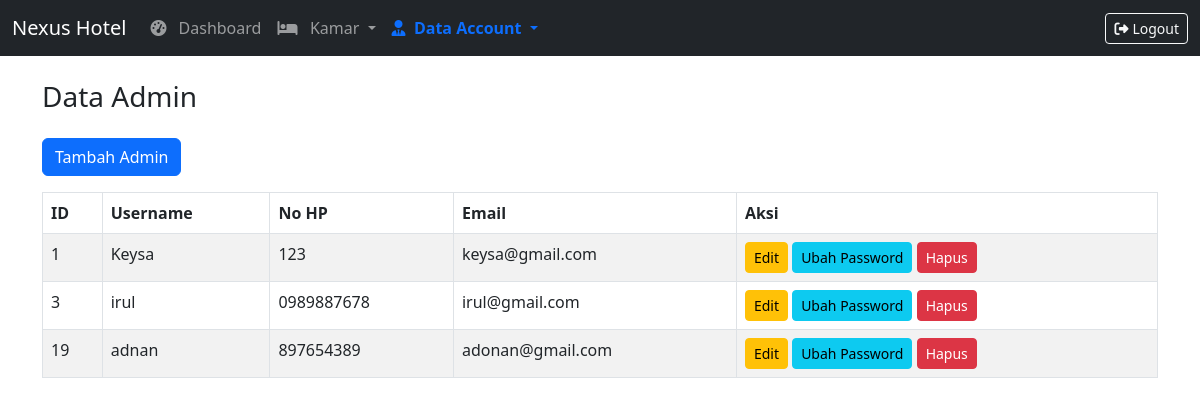
Page /admin/dtadmin.php on the committed database.
### tables this page shows
CREATE TABLE `cust` (
  `id_cust` int(12) NOT NULL,
  `username` varchar(255) NOT NULL,
  `email` varchar(255) NOT NULL,
  `password` varchar(255) NOT NULL,
  `no_hp` varchar(15) NOT NULL,
  `role` enum('customer','admin') DEFAULT 'customer'
);

### admin/dtadmin.php (the view, shortened to what this page needs)
<?php
require_once '../koneksi.php';
$currentPage = 'dtadmin';
$result = $conn->query("SELECT * FROM cust WHERE role='admin'");
?>
<!DOCTYPE html>
<html lang="en">
<head>
  <link href="https://cdn.jsdelivr.net/npm/bootstrap@5.3.0/dist/css/bootstrap.min.css" rel="stylesheet" />
  <link rel="stylesheet" href="https://cdnjs.cloudflare.com/ajax/libs/font-awesome/6.4.0/css/all.min.css" />
</head>
<body>
  <nav class="navbar navbar-expand-lg navbar-dark bg-dark d-none d-lg-flex">
    <div class="container-fluid">
      <a class="navbar-brand" href="dashboard.php">Nexus Hotel</a>
      <div class="collapse navbar-collapse">
        <ul class="navbar-nav me-auto mb-2 mb-lg-0">
          <li class="nav-item">
            <a class="nav-link <?php if ($currentPage == 'dashboard')
              echo 'active'; ?>" href="dashboard.php">
              <i class="fas fa-tachometer-alt me-2"></i> Dashboard
            </a>
          </li>
          <li class="nav-item dropdown">
            <a class="nav-link dropdown-toggle <?php if ($currentPage == 'kamar' || $currentPage == 'tambah')
              echo 'active'; ?>" data-bs-toggle="dropdown" href="#" role="button" aria-expanded="false">
              <i class="fas fa-bed"></i> &nbsp; Kamar
            </a>
          </li>
          <li class="nav-item dropdown">
            <a class="nav-link dropdown-toggle <?php if ($currentPage == 'dtadmin' || $currentPage == 'dtcust')
              echo 'active'; ?>" data-bs-toggle="dropdown" href="#" role="button" aria-expanded="false">
              <i class="fas fa-user-tie"></i>&nbsp; Data Account
            </a>
          </li>
        </ul>
        <a href="../logout.php" class="btn btn-outline-light btn-sm"><i class="fas fa-sign-out-alt me-1"></i>Logout</a>
      </div>
    </div>
  </nav>
  <div class="container py-4">
    <h3>Data Admin</h3>
    <button class="btn btn-primary my-3" data-bs-toggle="modal" data-bs-target="#modalTambah">Tambah Admin</button>
    <table class="table table-bordered table-striped">
      <thead>
        <tr>
          <th>ID</th>
          <th>Username</th>
          <th>No HP</th>
          <th>Email</th>
          <th>Aksi</th>
        </tr>
      </thead>
      <tbody>
        <?php while ($admin = $result->fetch_assoc()): ?>
          <tr>
            <td><?= $admin['id_cust'] ?></td>
            <td><?= htmlspecialchars($admin['username']) ?></td>
            <td><?= htmlspecialchars($admin['no_hp']) ?></td>
            <td><?= htmlspecialchars($admin['email']) ?></td>
            <td>
              <button class="btn btn-sm btn-warning" data-bs-toggle="modal" data-bs-target="#modalEdit"
                data-id="<?= $admin['id_cust'] ?>" data-username="<?= htmlspecialchars($admin['username']) ?>"
                data-no_hp="<?= htmlspecialchars($admin['no_hp']) ?>"
                data-email="<?= htmlspecialchars($admin['email']) ?>">
                Edit
              </button>
              <button class="btn btn-sm btn-info" data-bs-toggle="modal" data-bs-target="#modalPassword"
                data-id="<?= $admin['id_cust'] ?>">
                Ubah Password
              </button>
              <a href="?hapus=<?= $admin['id_cust'] ?>" class="btn btn-sm btn-danger"
                onclick="return confirm('Yakin mau hapus admin ini?')">Hapus</a>
            </td>
          </tr>
        <?php endwhile; ?>
      </tbody>
    </table>
  </div>
</body>
</html>

### admin/dtadmin.php (style rules this page uses)
.nav-link.active { font-weight: bold; color: #0d6efd !important; }
.container { margin-left: auto; }

### rows in the picture
cust: id_cust "1", username "Keysa", no_hp "123", email "keysa@gmail.com"
cust: id_cust "3", username "irul", no_hp "0989887678", email "irul@gmail.com"
cust: id_cust "19", username "adnan", no_hp "897654389", email "adonan@gmail.com"
